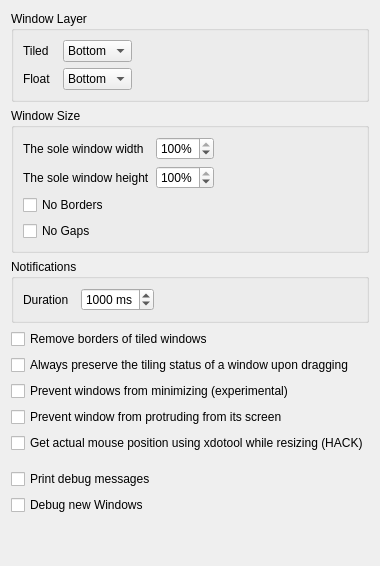
     <widget class="QWidget" name="optionsTab">
      <attribute name="title">
       <string>Options</string>
      </attribute>
      <layout class="QVBoxLayout" name="verticalLayout">
       <item>
        <widget class="QGroupBox" name="GB_windowLayer">
         <property name="title">
          <string>Window Layer</string>
         </property>
         <layout class="QGridLayout" name="gridLayout_9">
          <item row="0" column="0" alignment="Qt::AlignmentFlag::AlignLeft">
           <widget class="QLabel" name="label_13">
            <property name="text">
             <string>Tiled</string>
            </property>
           </widget>
          </item>
          <item row="0" column="1">
           <widget class="QComboBox" name="kcfg_tiledWindowsLayer">
            <item>
             <property name="text">
              <string>Bottom</string>
             </property>
            </item>
            <item>
             <property name="text">
              <string>Normal</string>
             </property>
            </item>
            <item>
             <property name="text">
              <string>Above</string>
             </property>
            </item>
           </widget>
          </item>
          <item row="0" column="2">
           <spacer name="horizontalSpacer_2">
            <property name="orientation">
             <enum>Qt::Orientation::Horizontal</enum>
            </property>
            <property name="sizeHint" stdset="0">
             <size>
              <width>40</width>
              <height>20</height>
             </size>
            </property>
           </spacer>
          </item>
          <item row="1" column="0">
           <widget class="QLabel" name="label_14">
            <property name="text">
             <string>Float  </string>
            </property>
           </widget>
          </item>
          <item row="1" column="1">
           <widget class="QComboBox" name="kcfg_floatedWindowsLayer">
            <item>
             <property name="text">
              <string>Bottom</string>
             </property>
            </item>
            <item>
             <property name="text">
              <string>Normal</string>
             </property>
            </item>
            <item>
             <property name="text">
              <string>Above</string>
             </property>
            </item>
           </widget>
          </item>
         </layout>
        </widget>
       </item>
       <item>
        <widget class="QGroupBox" name="groupBox_12">
         <property name="title">
          <string>Window Size</string>
         </property>
         <layout class="QGridLayout" name="gridLayout_10">
          <item row="0" column="2">
           <spacer name="horizontalSpacer_3">
            <property name="orientation">
             <enum>Qt::Orientation::Horizontal</enum>
            </property>
            <property name="sizeHint" stdset="0">
             <size>
              <width>40</width>
              <height>20</height>
             </size>
            </property>
           </spacer>
          </item>
          <item row="1" column="1">
           <widget class="QSpinBox" name="kcfg_soleWindowHeight">
            <property name="suffix">
             <string>%</string>
            </property>
            <property name="minimum">
             <number>1</number>
            </property>
            <property name="maximum">
             <number>100</number>
            </property>
            <property name="value">
             <number>100</number>
            </property>
           </widget>
          </item>
          <item row="1" column="0">
           <widget class="QLabel" name="label_16">
            <property name="text">
             <string>The sole window height</string>
            </property>
           </widget>
          </item>
          <item row="0" column="0">
           <widget class="QLabel" name="label_15">
            <property name="text">
             <string>The sole window width </string>
            </property>
           </widget>
          </item>
          <item row="0" column="1" alignment="Qt::AlignmentFlag::AlignHCenter|Qt::AlignmentFlag::AlignVCenter">
           <widget class="QSpinBox" name="kcfg_soleWindowWidth">
            <property name="suffix">
             <string>%</string>
            </property>
            <property name="minimum">
             <number>1</number>
            </property>
            <property name="maximum">
             <number>100</number>
            </property>
            <property name="value">
             <number>100</number>
            </property>
           </widget>
          </item>
          <item row="2" column="0">
           <widget class="QCheckBox" name="kcfg_soleWindowNoBorders">
            <property name="text">
             <string>No Borders</string>
            </property>
           </widget>
          </item>
          <item row="3" column="0">
           <widget class="QCheckBox" name="kcfg_soleWindowNoGaps">
            <property name="text">
             <string>No Gaps</string>
            </property>
           </widget>
          </item>
         </layout>
         <zorder>kcfg_soleWindowWidth</zorder>
         <zorder>label_15</zorder>
         <zorder>horizontalSpacer_3</zorder>
         <zorder>label_16</zorder>
         <zorder>kcfg_soleWindowHeight</zorder>
         <zorder>kcfg_soleWindowNoBorders</zorder>
         <zorder>kcfg_soleWindowNoGaps</zorder>
        </widget>
       </item>
       <item>
        <widget class="QGroupBox" name="groupBox_13">
         <property name="title">
          <string>Notifications</string>
         </property>
         <layout class="QGridLayout" name="gridLayout_12">
          <item row="1" column="1">
           <widget class="QSpinBox" name="kcfg_notificationDuration">
            <property name="toolTip">
             <string>&lt;html&gt;&lt;head/&gt;&lt;body&gt;&lt;p&gt;Set the time (in milliseconds) for how long a pop-up notification will remain visible before it automatically disappears. A value of 0 will disable notifications.&lt;/p&gt;&lt;/body&gt;&lt;/html&gt;</string>
            </property>
            <property name="suffix">
             <string> ms</string>
            </property>
            <property name="maximum">
             <number>9999</number>
            </property>
            <property name="singleStep">
             <number>100</number>
            </property>
            <property name="value">
             <number>1000</number>
            </property>
           </widget>
          </item>
          <item row="1" column="0">
           <widget class="QLabel" name="label_18">
            <property name="text">
             <string>Duration  </string>
            </property>
           </widget>
          </item>
          <item row="1" column="2">
           <spacer name="horizontalSpacer_4">
            <property name="orientation">
             <enum>Qt::Orientation::Horizontal</enum>
            </property>
            <property name="sizeHint" stdset="0">
             <size>
              <width>40</width>
              <height>20</height>
             </size>
            </property>
           </spacer>
          </item>
         </layout>
        </widget>
       </item>
       <item>
        <widget class="QCheckBox" name="kcfg_noTileBorder">
         <property name="toolTip">
          <string>All tiled windows will have no borders. Borders will be added back if window become float.</string>
         </property>
         <property name="text">
          <string>Remove borders of tiled windows</string>
         </property>
        </widget>
       </item>
       <item>
        <widget class="QCheckBox" name="kcfg_keepTilingOnDrag">
         <property name="text">
          <string>Always preserve the tiling status of a window upon dragging</string>
         </property>
        </widget>
       </item>
       <item>
        <widget class="QCheckBox" name="kcfg_preventMinimize">
         <property name="text">
          <string>Prevent windows from minimizing (experimental)</string>
         </property>
        </widget>
       </item>
       <item>
        <widget class="QCheckBox" name="kcfg_preventProtrusion">
         <property name="text">
          <string>Prevent window from protruding from its screen</string>
         </property>
        </widget>
       </item>
       <item>
        <widget class="QCheckBox" name="kcfg_pollMouseXdotool">
         <property name="toolTip">
          <string>&lt;html&gt;&lt;head/&gt;&lt;body&gt;&lt;p&gt;If enabled, actual mouse position will be used for certain operations. (e.g. swapping tile by dragging)&lt;/p&gt;&lt;p&gt;To use this feature, user &lt;span style=&quot; text-decoration: underline;&quot;&gt;MUST make sure &lt;/span&gt;&lt;span style=&quot; font-weight:600; font-style:italic; text-decoration: underline;&quot;&gt;xdotool &lt;/span&gt;&lt;span style=&quot; text-decoration: underline;&quot;&gt;is installed&lt;/span&gt; on the system.&lt;/p&gt;&lt;/body&gt;&lt;/html&gt;</string>
         </property>
         <property name="text">
          <string>Get actual mouse position using xdotool while resizing (HACK)</string>
         </property>
        </widget>
       </item>
       <item>
        <spacer name="debugSpacer">
         <property name="orientation">
          <enum>Qt::Orientation::Vertical</enum>
         </property>
         <property name="sizeType">
          <enum>QSizePolicy::Policy::Maximum</enum>
         </property>
         <property name="sizeHint" stdset="0">
          <size>
           <width>20</width>
           <height>10</height>
          </size>
         </property>
        </spacer>
       </item>
       <item>
        <widget class="QCheckBox" name="kcfg_debug">
         <property name="toolTip">
          <string>Use this option to debug the script or submit detailed bug report.</string>
         </property>
         <property name="text">
          <string>Print debug messages</string>
         </property>
        </widget>
       </item>
       <item>
        <widget class="QCheckBox" name="kcfg_debugActiveWin">
         <property name="toolTip">
          <string>Print debug output all new windows with params. In Kdevelop write krohnkite in filter.</string>
         </property>
         <property name="text">
          <string>Debug new Windows</string>
         </property>
        </widget>
       </item>
       <item>
        <spacer name="verticalSpacer_5">
         <property name="orientation">
          <enum>Qt::Orientation::Vertical</enum>
         </property>
         <property name="sizeHint" stdset="0">
          <size>
           <width>20</width>
           <height>40</height>
          </size>
         </property>
        </spacer>
       </item>
      </layout>
     </widget>
